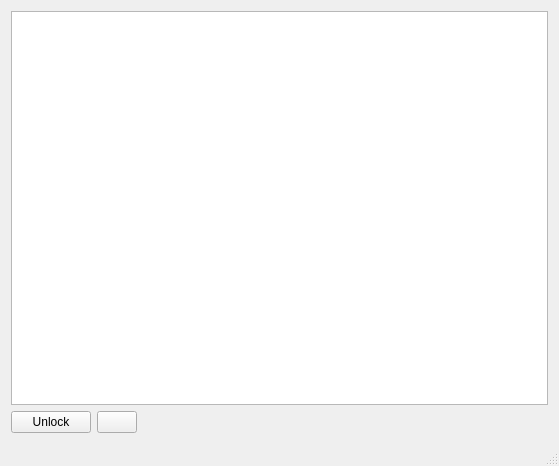
<?xml version="1.0" encoding="UTF-8"?>
<ui version="4.0">
 <class>MainWindow</class>
 <widget class="QMainWindow" name="MainWindow">
  <property name="geometry">
   <rect>
    <x>0</x>
    <y>0</y>
    <width>559</width>
    <height>466</height>
   </rect>
  </property>
  <property name="minimumSize">
   <size>
    <width>559</width>
    <height>466</height>
   </size>
  </property>
  <property name="windowTitle">
   <string>Forganiser</string>
  </property>
  <widget class="QWidget" name="centralWidget">
   <layout class="QVBoxLayout" name="verticalLayout_2">
    <item>
     <layout class="QHBoxLayout" name="horizontalLayout_2">
      <item>
       <layout class="QVBoxLayout" name="verticalLayout">
        <item>
         <widget class="QTableView" name="films_tableview"/>
        </item>
       </layout>
      </item>
     </layout>
    </item>
    <item>
     <layout class="QHBoxLayout" name="horizontalLayout">
      <item>
       <widget class="QPushButton" name="unlockButton">
        <property name="text">
         <string>Unlock</string>
        </property>
        <property name="checkable">
         <bool>true</bool>
        </property>
       </widget>
      </item>
      <item>
       <widget class="QPushButton" name="addButton">
        <property name="text">
         <string/>
        </property>
       </widget>
      </item>
      <item>
       <spacer name="horizontalSpacer">
        <property name="orientation">
         <enum>Qt::Horizontal</enum>
        </property>
        <property name="sizeHint" stdset="0">
         <size>
          <width>40</width>
          <height>20</height>
         </size>
        </property>
       </spacer>
      </item>
     </layout>
    </item>
   </layout>
  </widget>
  <widget class="QStatusBar" name="statusBar"/>
  <widget class="QMenuBar" name="menuBar">
   <property name="geometry">
    <rect>
     <x>0</x>
     <y>0</y>
     <width>559</width>
     <height>23</height>
    </rect>
   </property>
  </widget>
  <action name="actionAdd">
   <property name="text">
    <string>Add</string>
   </property>
   <property name="softKeyRole">
    <enum>QAction::NoSoftKey</enum>
   </property>
  </action>
  <action name="actionRemove">
   <property name="text">
    <string>Remove</string>
   </property>
  </action>
 </widget>
 <layoutdefault spacing="6" margin="11"/>
 <resources/>
 <connections/>
</ui>
